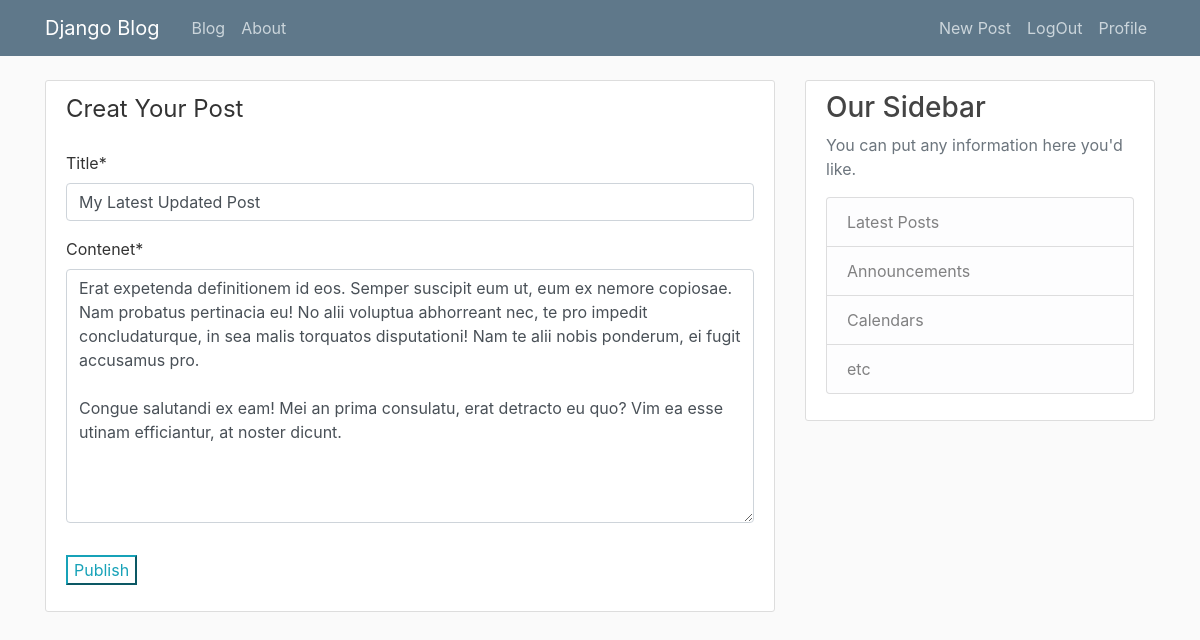
The page /post/40/update (signed in) on the database its author committed.
### blog/models.py (models this page shows, shortened)
class post(models.Model):
    title = models.CharField(max_length=100)
    contenet=models.TextField()
    date_posted=models.DateTimeField(default=timezone.now)
    author = models.ForeignKey(User,on_delete=models.CASCADE)

### blog/views.py (the view, shortened to what this page needs)
# urls.py: path('post/<int:pk>/update',UpdatePost.as_view() , name='post-update'),
class UpdatePost(LoginRequiredMixin,UserPassesTestMixin ,UpdateView):
    model=post
    fields=['title','contenet']
    template_name='blog/create_post.html' # default name'/post_form.html'
    def test_func(self):
        post=self.get_object()
        return post.author==self.request.user

### blog/templates/blog/create_post.html (shortened to what this page needs)
{% extends 'blog/base.html' %}
{% load crispy_forms_tags %}
{% block content %}
    <div class="content-section">
        <form method = "POST">
            <fieldset class="form-group">
                <legend class="border-bottm mb-4"> Creat Your Post </legend>
                {{form | crispy}}
            </fieldset>
            <div class="form-group">
                <button class="btn-outline-info" type="submit">Publish</button>
            </div>
        </form>
    </div>
{% endblock content %}

### blog/templates/blog/base.html (shortened to what this page needs)
{% load static %}
<!DOCTYPE html>
<html lang="en">
<head>
    <link rel="stylesheet" href="https://maxcdn.bootstrapcdn.com/bootstrap/4.0.0/css/bootstrap.min.css">
    <link rel="stylesheet" href="{% static 'blog/main.css'%}" type="text/css">
</head>
<body>
    <header class="site-header">
    <nav class="navbar navbar-expand-md navbar-dark bg-steel fixed-top">
        <div class="container">
        <a class="navbar-brand mr-4" href={% url 'blog-home'%}>Django Blog</a>
        <div class="collapse navbar-collapse" id="navbarToggle">
            <div class="navbar-nav mr-auto">
            <a class="nav-item nav-link" href={% url 'blog-home'%}>Blog</a>
            <a class="nav-item nav-link" href={% url 'blog-about' %}>About</a>
            </div>
            <div class="navbar-nav">
            {% if user.is_authenticated %}
                <a class="nav-item nav-link" href={% url 'create-post' %}>New Post</a>
                <a class="nav-item nav-link" href={% url 'logout' %}>LogOut</a>
                <a class="nav-item nav-link" href={% url 'profile' %}>Profile</a>
            {% else %}
                <a class="nav-item nav-link" href={% url 'login' %}>Login</a>
                <a class="nav-item nav-link" href={% url "register"%}>Register</a>
            {%endif%}
            </div>
        </div>
        </div>
    </nav>
    </header>
 <main role="main" class="container">
    <div class="row">
        <div class="col-md-8">
        {% block content %}{% endblock %}
        </div>
        <div class="col-md-4">
        <div class="content-section">
            <h3>Our Sidebar</h3>
            <p class='text-muted'>You can put any information here you'd like.
            <ul class="list-group">
                <li class="list-group-item list-group-item-light">Latest Posts</li>
                <li class="list-group-item list-group-item-light">Announcements</li>
                <li class="list-group-item list-group-item-light">Calendars</li>
                <li class="list-group-item list-group-item-light">etc</li>
            </ul>
            </p>
        </div>
        </div>
    </div>
</main>
</body>
</html>

### blog/static/blog/main.css (style rules this page uses)
body { background: #fafafa; color: #333333; margin-top: 5rem; }
h1, h2, h3, h4, h5, h6 { color: #444444; }
ul { margin: 0; }
.bg-steel { background-color: #5f788a; }
.site-header .navbar-nav .nav-link { color: #cbd5db; }
.content-section { background: #ffffff; padding: 10px 20px; border: 1px solid #dddddd; border-radius: 3px; margin-bottom: 20px; }

### rows shown on the page
post: title "My Latest Updated Post", contenet "Erat expetenda definitionem id eos. Semper suscipit eum ut, eum ex nemore copiosae. Nam probatus pertinacia eu! No alii voluptua abhorreant nec, te pro impedit concludaturque, in sea malis torquatos disputationi! Nam te alii nobis ponderum, ei fugit accusamus pro. Congue salutandi ex eam! Mei an prima consulatu, erat detracto eu quo? Vim ea esse utinam efficiantur, at noster dicunt."
